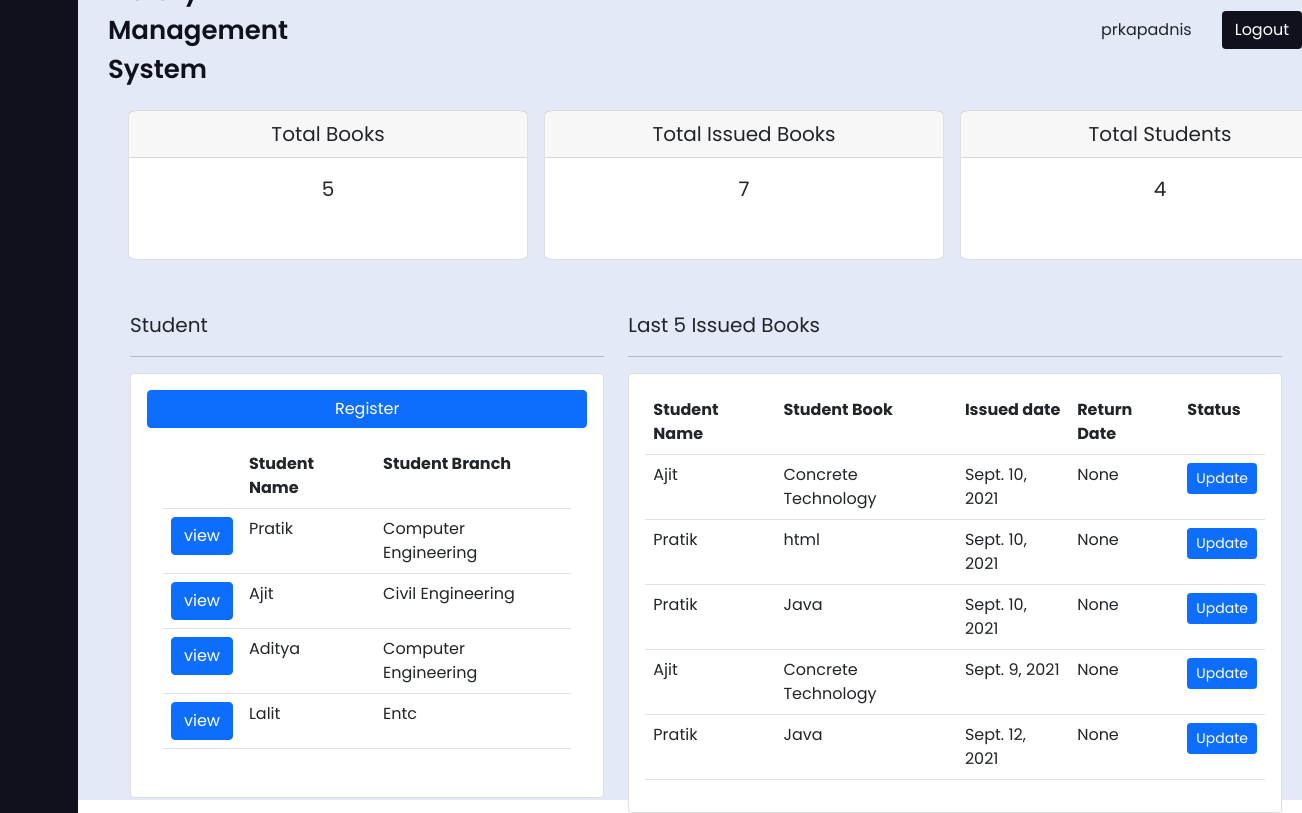
The page /library/dashboard/ (signed in) on the database as committed earlier.
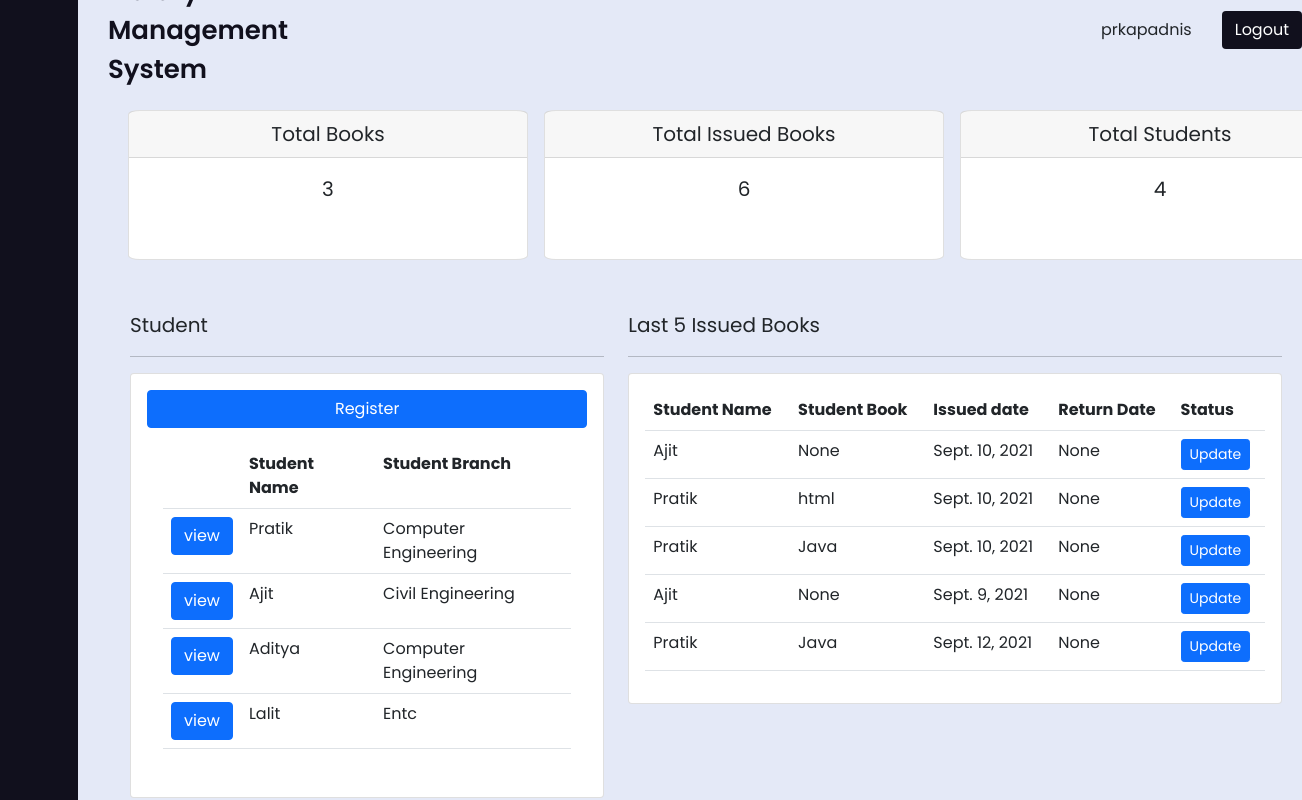
The same page on the database as committed later.
### library/models.py (models this page shows, shortened)
class IssueBookModel(models.Model):
    stud_name = models.ForeignKey(
        StudentModel, null=True, on_delete=models.SET_NULL)
    book_name = models.ForeignKey(
        AddBookModel, null=True, on_delete=models.SET_NULL)
    issue_date = models.DateField(
        auto_now_add=False, auto_now=False, null=True)
    return_date = models.DateField(null=True, blank=True)

class AddBookModel(models.Model):
    book_name = models.CharField(max_length=200)
    author_name = models.CharField(max_length=200)
    branch = models.CharField(max_length=200, choices=branch)
    isbn_no = models.IntegerField()
    quantity = models.IntegerField()
    def __str__(self):
        return self.book_name

class StudentModel(models.Model):
    stud_name = models.CharField(max_length=200)
    stud_email = models.EmailField()
    stud_branch = models.CharField(max_length=200, choices=branch)
    stud_enrollmentNo = models.IntegerField()
    def __str__(self):
        return self.stud_name

### library/views.py (the view)
# urls.py: path('dashboard/', views.dashboard, name='dashboard'),
@login_required(login_url='login')
def dashboard(request):
    books = AddBookModel.objects.count()
    issueBooks = IssueBookModel.objects.count()
    students = StudentModel.objects.count()
    studentModel = StudentModel.objects.all()[:4]
    issueBookModel = IssueBookModel.objects.all()[:5]
    context = {'students': studentModel, 'books': books,
               'issuebook': issueBooks, 'student': students, 'issueBooks': issueBookModel}
    return render(request, 'library/dashboard.html', context=context)

### library/templates/library/dashboard.html (shortened to what the changed rows need)
{% load static %}
<!doctype html>
<html lang="en">
<head>
    <link href="https://cdn.jsdelivr.net/npm/bootstrap@5.1.0/dist/css/bootstrap.min.css" rel="stylesheet"
>
    <link rel="stylesheet" type="text/css" href="{% static '/css/style.css'%}">
    <link href='https://unpkg.com/boxicons@2.0.9/css/boxicons.min.css' rel='stylesheet'>
</head>
<body>
    <section class="home-section">
        <div class="row">
            <div class="col-sm-4">
                <div class="card" style="width: 400px; height: 150px; margin: 50px; border-radius: 3%;">
                    <div class="card-body text-center">
                        <label for="count" style="font-size:1.25rem;">{{books}}</label>
                    </div>
                </div>
            </div>
            <div class=" col-sm-4">
                <div class="card" style="width: 400px; height: 150px; margin: 50px; border-radius: 3%;">
                    <div class="card-body text-center">
                        <label for="count" style="font-size:1.25rem;">{{issuebook}}</label>
                    </div>
                </div>
            </div>
        </div>
        <div class=" row" style="margin-left:40px">
            <div class="col-md-5">
                <div class="card p-3">
                    <div class="card-body">
                        <table class="table">
                            <tr>
                                <th></th>
                                <th>Student Name </th>
                                <th>Student Branch </th>
                            </tr>
                        </table>
                    </div>
                </div>
            </div>
            <div class="col" style="margin-right: 20px;">
                <div class="card p-3">
                    <table class="table">
                        <tr>
                            <th>Student Name </th>
                            <th>Student Book </th>
                            <th>Issued date </th>
                            <th>Return Date </th>
                            <th>Status </th>
                        </tr>
                        {% for issueBook in issueBooks %}
                        <tr>
                            <td>{{issueBook.stud_name}}</td>
                            <td>{{issueBook.book_name}} </td>
                            <td>{{issueBook.issue_date}}</td>
                            <td>{{issueBook.return_date}}</td>
                            <td>
                                <button class="btn btn-primary btn-sm">Update</button>
                            </td>
                        </tr>
                        {% endfor %}
                    </table>
                </div>
            </div>
        </div>
    </section>
</body>
</html>

Rows that differ between the two databases and show on the page:
changed IssueBookModel (number 1 of 5 on the later page): book_name "Concrete Technology" → "None"
changed IssueBookModel "Sept. 9, 2021": book_name "Concrete Technology" → "None"
Other text that changed with them:
{{ books }}: "5" → "3"
{{ issuebook }}: "7" → "6"
